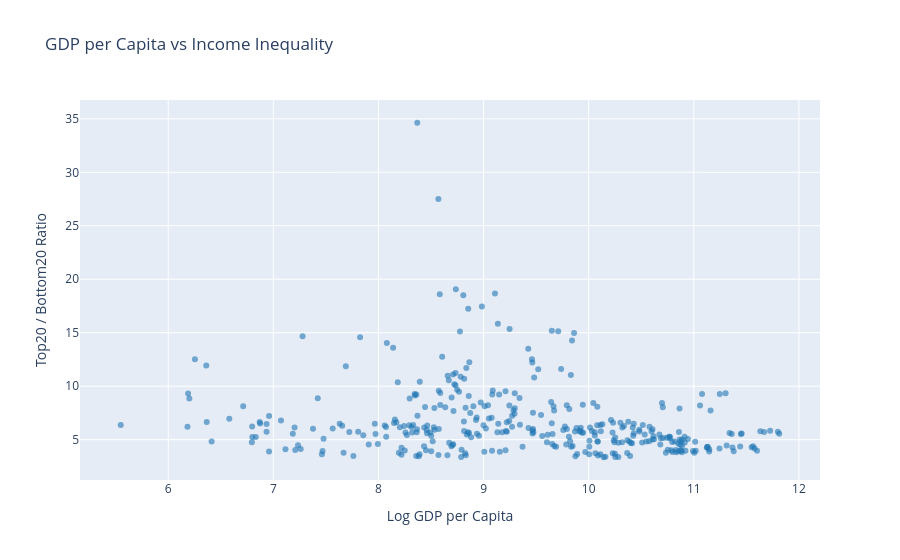

The cell this chart's notebook holds for it:
### Code cell
import plotly.express as px

fig = px.scatter(
    merged_df,
    x="log_gdp_per_capita",
    y="top20_bottom20_ratio",
    hover_name="country_name",
    hover_data={
        "year": True,
        "gdp_per_capita": True,
        "top20_bottom20_ratio": ":.2f"
    },
    opacity=0.6,
    color_discrete_sequence=["#1f77b4"],
    title="GDP per Capita vs Income Inequality"
)

fig.update_layout(
    xaxis_title="Log GDP per Capita",
    yaxis_title="Top20 / Bottom20 Ratio"
)

fig.show()

### Figure 1 — Plotly figure (JSON) as saved in the notebook; plotly's stock layout.template omitted (floating-point values rounded to 4 significant figures; data arrays with more than 128 entries replaced by an {"elided": "..."} marker saying what was removed)
{"data": [{"customdata": {"elided": "355x2 float values"}, "hovertemplate": "<b>%{hovertext}</b><br><br>log_gdp_per_capita=%{x}<br>top20_bottom20_ratio=%{y:.2f}<br>year=%{customdata[0]}<br>gdp_per_capita=%{customdata[1]}<extra></extra>", "hovertext": {"elided": "355 str values"}, "legendgroup": "", "marker": {"color": "#1f77b4", "opacity": 0.6, "symbol": "circle"}, "mode": "markers", "name": "", "orientation": "v", "showlegend": false, "type": "scatter", "x": {"elided": "355 float values"}, "xaxis": "x", "y": {"elided": "355 float values"}, "yaxis": "y"}], "layout": {"legend": {"tracegroupgap": 0}, "title": {"text": "GDP per Capita vs Income Inequality"}, "xaxis": {"anchor": "y", "domain": [0, 1], "title": {"text": "Log GDP per Capita"}}, "yaxis": {"anchor": "x", "domain": [0, 1], "title": {"text": "Top20 / Bottom20 Ratio"}}}}
